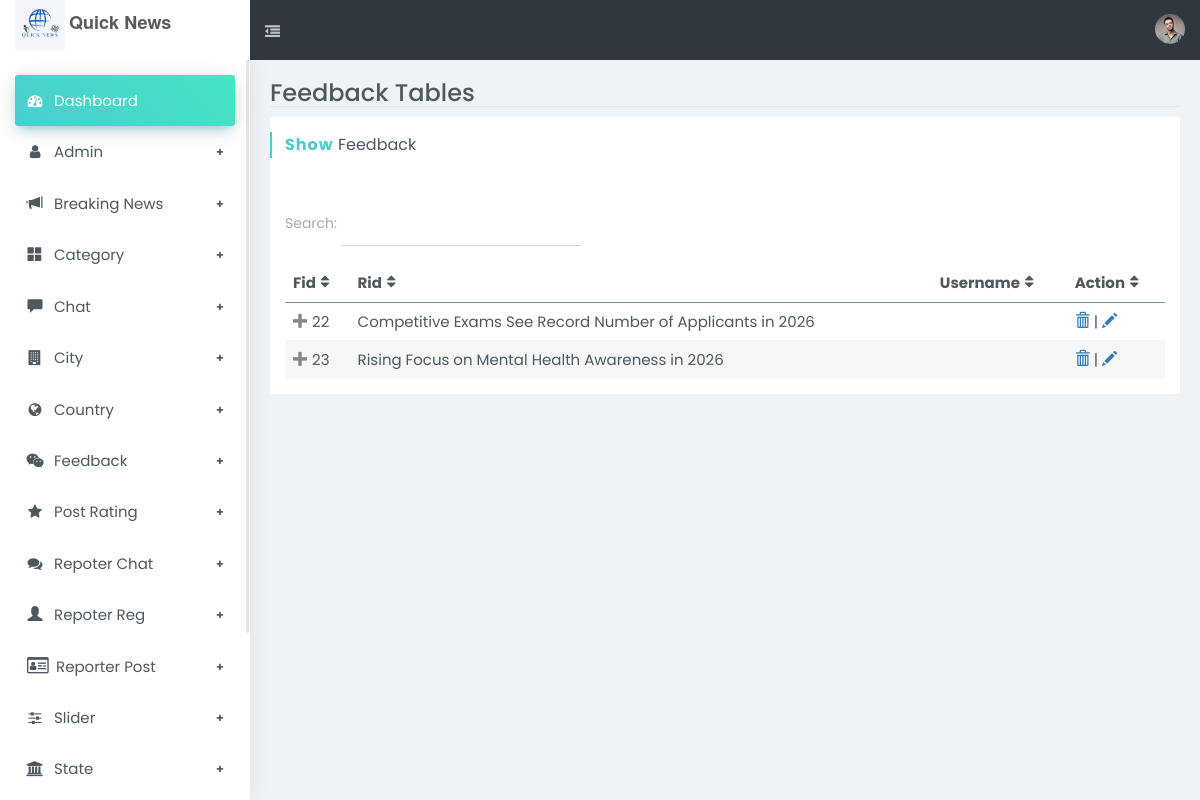
/newsadmin/index.php/feedbackcontroller, run on the app's committed database.
### tables this page shows
CREATE TABLE IF NOT EXISTS `feedback` (
  `fid` int NOT NULL AUTO_INCREMENT,
  `rid` int NOT NULL,
  `usernm` varchar(20) NOT NULL,
  `email` varchar(30) NOT NULL,
  `contactno` varchar(12) NOT NULL,
  `comment` varchar(50) NOT NULL,
  `datereg` timestamp NOT NULL DEFAULT CURRENT_TIMESTAMP ON UPDATE CURRENT_TIMESTAMP,
  `fstatus` enum('Active','Deactive') NOT NULL DEFAULT 'Active',
  PRIMARY KEY (`fid`),
  KEY `rid` (`rid`)
);

CREATE TABLE IF NOT EXISTS `reporterpost` (
  `rid` int NOT NULL AUTO_INCREMENT,
  `repid` int NOT NULL,
  `cid` int NOT NULL,
  `sid` int NOT NULL,
  `cityid` int NOT NULL,
  `image` varchar(100) NOT NULL,
  `title` varchar(150) NOT NULL,
  `description` text NOT NULL,
  `view` varchar(11) NOT NULL DEFAULT '0',
  `postdatereg` date NOT NULL,
  `updatedatereg` timestamp NOT NULL DEFAULT CURRENT_TIMESTAMP ON UPDATE CURRENT_TIMESTAMP,
  `rpstatus` enum('Active','Deactive') NOT NULL DEFAULT 'Active',
  PRIMARY KEY (`rid`),
  KEY `repid` (`repid`),
  KEY `sid` (`sid`),
  KEY `cid` (`cid`),
  KEY `cityid` (`cityid`)
);

### newsadmin/application/controllers/feedbackcontroller.php (called while the page is built, shortened)
<?php
class feedbackcontroller extends CI_Controller{
    public function index() {
        $this->db->from('feedback');
        $this->db->join('reporterpost', 'reporterpost.rid = feedback.rid');
        $file['feedback']=$this->db->get()->result();
        $this->load->view('template/header');
        $this->load->view('template/sidebar');
        $this->load->view('feedback/showfeedback', $file);
    }
 }
?>

### newsadmin/index.php (called while the page is built, shortened)
<?php
require_once BASEPATH.'core/CodeIgniter.php';

### newsadmin/application/views/feedback/showfeedback.php (the view, shortened to what this page needs)
		<section id="content">
			<div class="page page-tables-footable">
				<div class="b-b mb-10">
					<div class="row">
						<div class="col-sm-6 col-xs-12">
							<h1 class="h3 m-0">Feedback Tables</h1>
						</div>
					</div>
				</div>
				<div class="row">
					<div class="col-md-12">
						<section class="boxs ">
							<div class="boxs-header">
								<h3 class="custom-font hb-cyan">
									<strong>Show</strong> Feedback</h3>
							</div>
							<div class="boxs-body">
								<div class="form-group">
									<label for="filter" style="padding-top: 5px">Search:</label>
									<input id="filter" type="text" class="form-control rounded w-md mb-10 inline-block" />
								</div>
								<table id="searchTextResults" data-filter="#filter" data-page-size="5" class="footable table table-custom">
									<thead>
										<tr>
											<th>Fid</th>
											<th>Rid</th>
											<th data-hide="phone">Username</th>
											<th>Action</th>
										</tr>
									</thead>
									<tbody>
										<?php
										foreach($feedback as $row)
											{
											?>
										<tr>
											<td><?php echo $row->fid ?></td>
											<td><?php echo $row->title ?></td>
											<td><?php echo $row->username ?></td>
											<td>
												<a href="<?php echo site_url() ?>/feedbackcontroller/del/<?php echo $row->fid?>"><i class="glyphicon glyphicon-trash"></i></a> |
												<a href="<?php echo site_url() ?>/feedbackcontroller/edit/<?php echo $row->fid?>"><i class="glyphicon glyphicon-pencil"></i></a>
											</td>
										</tr>
										<?php
											}
										?>
									</tbody>
								</table>
							</div>
						</section>
					</div>
				</div>
			</div>
		</section>
	</div>
</body>
</html>

### data on the page
feedback: fid "22", rid.title "Competitive Exams See Record Number of Applicants in 2026"
feedback: fid "23", rid.title "Rising Focus on Mental Health Awareness in 2026"
